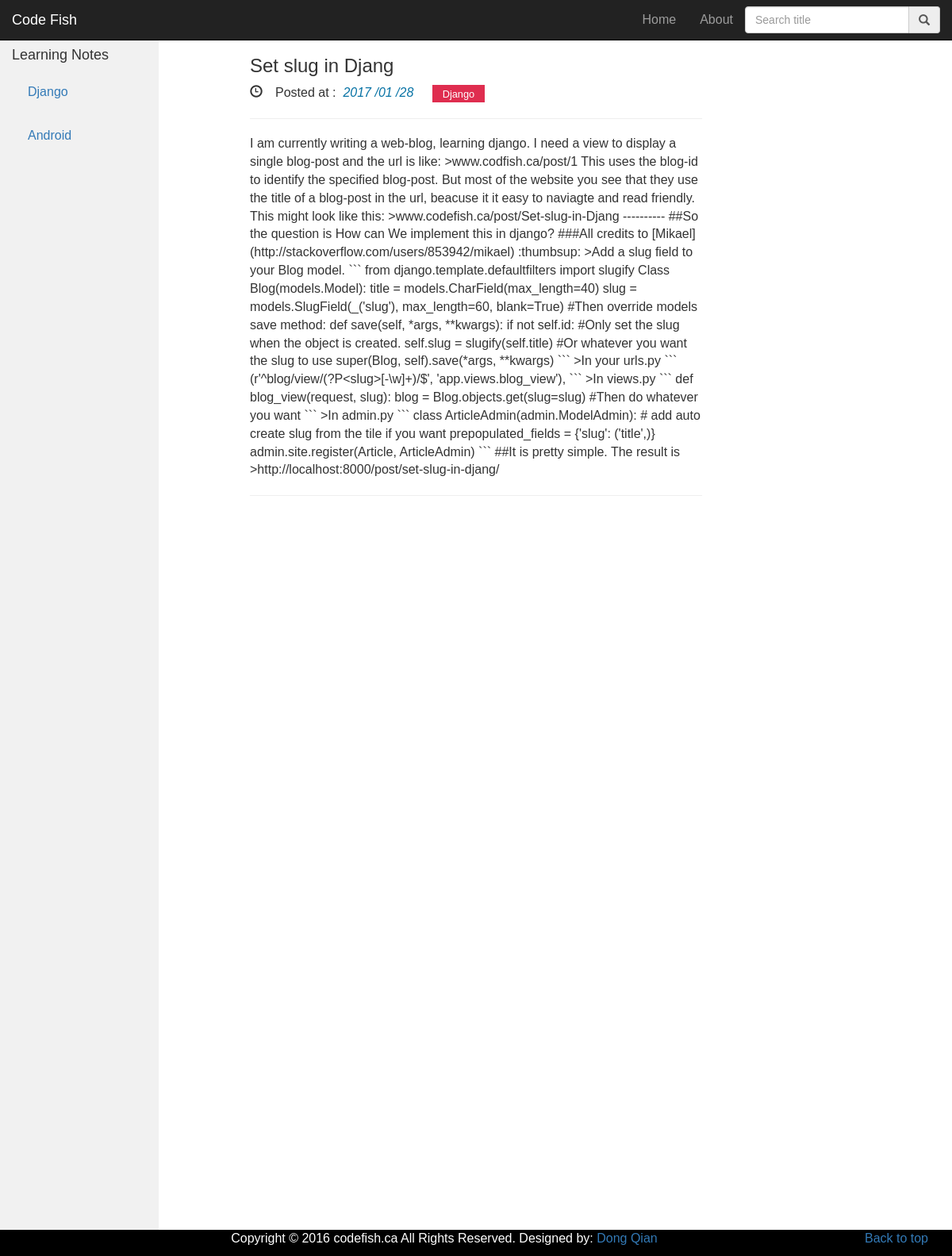
The app's page /post/set-slug-in-djang/ with its own data.
### article/models.py (models this page shows, shortened)
class Article(models.Model) :
    title = models.CharField(max_length = 100)
    category = models.CharField(max_length = 50, blank = True)
    shortDes = models.CharField(blank=True, max_length=500)
    date_time = models.DateTimeField(auto_now_add = True)
    content = models.TextField(blank = True, null = True)
    slug = models.SlugField(max_length=100, unique=True, db_index=True)
    class Meta:
        ordering = ['-date_time']

### article/views.py (the view)
# urls.py: url(r'^post/(?P<slug>[-\w]+)/$', views.detail, name='detail'),
def detail(request, slug):
    try:
        post = Article.objects.get(slug =slug)
    except Article.DoesNotExist:
        raise Http404
    context = {
        'post': post
    }
    return render(request, 'post.html', context)

### templates/post.html
{% extends "base.html" %}
{% load dractags %}
{% block content %}
<div >
    <h3>{{ post.title }}</h3>
    <p >
        <span class="glyphicon glyphicon-time">&nbsp;</span>Posted at : <a class="time"  href="#">&nbsp;{{ post.date_time|date:"Y /m /d"}}</a>&nbsp;&nbsp;&nbsp;&nbsp;
        <a  class="category" href="{% url "search_tag" tag=post.category %}">{{ post.category }}</a>
    </p>
    <p><hr>{{ post.content|safe_markdown}}</p>
    <hr>
</div>
{% endblock %}

### static/css/codefish.css (style rules this page uses)
body { font-family: Arial, Helvetica, verdana, arial, sans-serif; font-size: 16px; border: 0 none; }
body { padding-top: 50px; }
a.time { color: #0873a5; font-style: italic; }
a.category { margin: 0 0.1em; padding: 0.3em 1em; background: #df2d4f; font-size: 80%; color:white; }

### records on screen
Article: title "Set slug in Djang", date_time "2017 /01 /28", category "Django", content "I am currently writing a web-blog, learning django. I need a view to display a single blog-post and the url is like: >www.codfish.ca/post/1 This uses the blog-id to identify the specified blog-post. But most of the website you see that they use the title of a blog-post in the url, beacuse it it easy to naviagte and read friendly. This might look like this: >www.codefish.ca/post/Set-slug-in-Djang ---------- ##So the question is How can We implement this in django? ###All credits to [Mikael](http://stackoverflow.com/users/853942/mikael) :thumbsup: >Add a slug field to your Blog model. ``` from django.template.defaultfilters import slugify Class Blog(models.Model): title =…"
